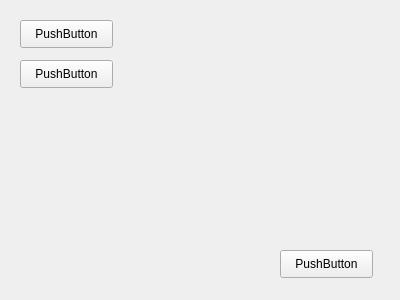
<?xml version="1.0" encoding="UTF-8"?>
<ui version="4.0">
 <class>MainFrom</class>
 <widget class="QWidget" name="MainFrom">
  <property name="geometry">
   <rect>
    <x>0</x>
    <y>0</y>
    <width>400</width>
    <height>300</height>
   </rect>
  </property>
  <property name="windowTitle">
   <string>Form</string>
  </property>
  <widget class="QPushButton" name="pushButton">
   <property name="geometry">
    <rect>
     <x>20</x>
     <y>20</y>
     <width>93</width>
     <height>28</height>
    </rect>
   </property>
   <property name="text">
    <string>PushButton</string>
   </property>
  </widget>
  <widget class="QPushButton" name="pushButton_2">
   <property name="geometry">
    <rect>
     <x>20</x>
     <y>60</y>
     <width>93</width>
     <height>28</height>
    </rect>
   </property>
   <property name="text">
    <string>PushButton</string>
   </property>
  </widget>
  <widget class="QPushButton" name="pushButton_3">
   <property name="geometry">
    <rect>
     <x>280</x>
     <y>250</y>
     <width>93</width>
     <height>28</height>
    </rect>
   </property>
   <property name="text">
    <string>PushButton</string>
   </property>
  </widget>
 </widget>
 <resources/>
 <connections/>
</ui>
